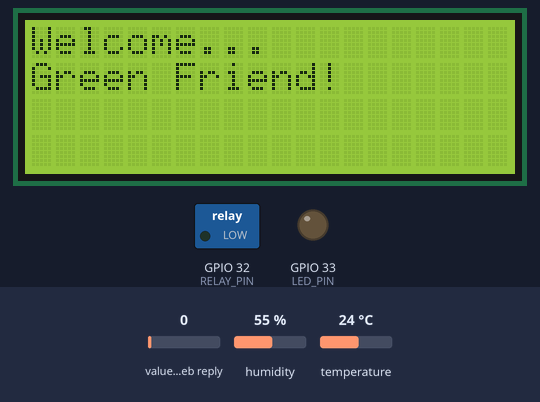
A sketch run on a simulated ESP32. Parts: 20×4 character LCD, switched loads named in the sketch (green lamp = pin HIGH), output pins drawn as LEDs (lit = HIGH). Inputs (shaded band) come from the test bench; at power-on: value in the web reply 0, temperature 24 °C, humidity 55 %. WiFi joins after 1.5 s; servers stay silent unless stated; web services answer with replies made up by the test bench; what the sketch prints to the serial monitor is not drawn.

Above: at 2.8 s.
2.9 s: value in the web reply set to 2
At 5.2 s:
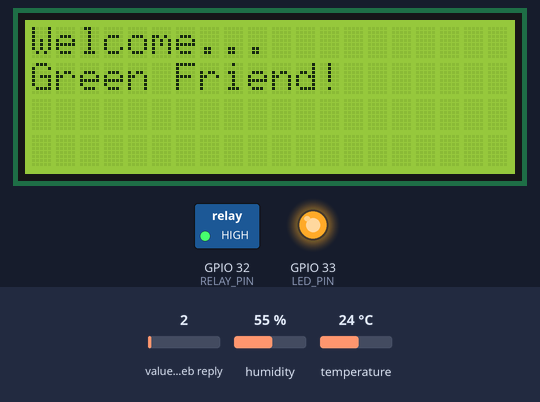
At 15.6 s:
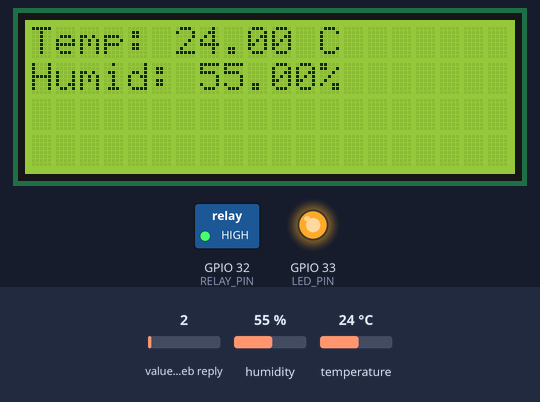
16.5 s: temperature set to 1 °C
At 30.6 s:
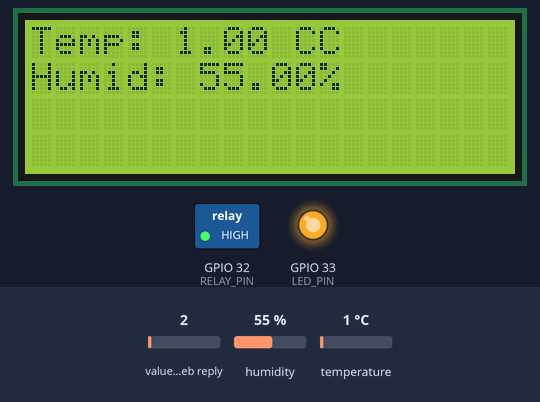
Timing chart, 0 to 32.1 s (numbered marks = the images above; inputs shaded):
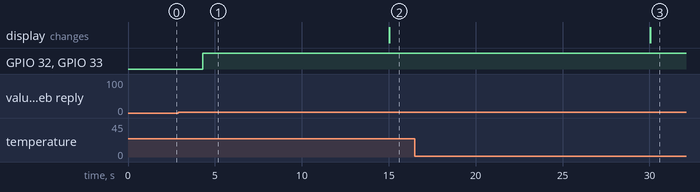

The sketch:

ThingSpeak_Excode.ino
```cpp
#include <WiFi.h>
#include <ThingSpeak.h>
#include <Adafruit_Sensor.h>
#include <DHT.h>
#include <DHT_U.h>
#include <Wire.h>
#include <LiquidCrystal_I2C.h>

// WiFi 설정
const char* ssid = "hwang_wifi";
const char* password = "202110748";

// ThingSpeak 설정
unsigned long channelID = 2726168;
const char* writeAPIKey = "GITGMUVXH6B46SD4";
const char* readAPIKey = "3CTBI0MAX1DWDU2I";

// 핀 설정
#define DHTPIN 26
#define DHTTYPE DHT22
#define SDA_PIN 14
#define SCL_PIN 15
#define RELAY_PIN 32
#define LED_PIN 33

// 객체 초기화
DHT_Unified dht(DHTPIN, DHTTYPE);
LiquidCrystal_I2C lcd(0x27, 20, 4);
WiFiClient client;

// 시간 관리 변수
unsigned long lastDataTime = 0;
unsigned long lastControlTime = 0;

// LCD 초기화 코드
void lcdSetUp() {
  Wire.begin(SDA_PIN, SCL_PIN);
  lcd.init();

  lcd.backlight();
  lcd.setCursor(0,0);
  lcd.print("Welcome...");
  lcd.setCursor(0,1);
  lcd.print("Green Friend!");
}

// DHT22센서에 관한 정보를 print하는 함수
// DHT22 Example 코드의 setup 함수의 센서정보를 print 하는 코드들만 따로 분리 (34-56)
void setupDHT22() {
  Serial.println(F("DHTxx Unified Sensor Example"));
  // Print temperature sensor details.
  sensor_t sensor;
  dht.temperature().getSensor(&sensor);
  Serial.println(F("------------------------------------"));
  Serial.println(F("Temperature Sensor"));
  Serial.print  (F("Sensor Type: ")); Serial.println(sensor.name);
  Serial.print  (F("Driver Ver:  ")); Serial.println(sensor.version);
  Serial.print  (F("Unique ID:   ")); Serial.println(sensor.sensor_id);
  Serial.print  (F("Max Value:   ")); Serial.print(sensor.max_value); Serial.println(F("°C"));
  Serial.print  (F("Min Value:   ")); Serial.print(sensor.min_value); Serial.println(F("°C"));
  Serial.print  (F("Resolution:  ")); Serial.print(sensor.resolution); Serial.println(F("°C"));
  Serial.println(F("------------------------------------"));
  // Print humidity sensor details.
  dht.humidity().getSensor(&sensor);
  Serial.println(F("Humidity Sensor"));
  Serial.print  (F("Sensor Type: ")); Serial.println(sensor.name);
  Serial.print  (F("Driver Ver:  ")); Serial.println(sensor.version);
  Serial.print  (F("Unique ID:   ")); Serial.println(sensor.sensor_id);
  Serial.print  (F("Max Value:   ")); Serial.print(sensor.max_value); Serial.println(F("%"));
  Serial.print  (F("Min Value:   ")); Serial.print(sensor.min_value); Serial.println(F("%"));
  Serial.print  (F("Resolution:  ")); Serial.print(sensor.resolution); Serial.println(F("%"));
  Serial.println(F("------------------------------------"));
  // Set delay between sensor readings based on sensor details.
}

// WiFi 연결 함수
void setupWiFi() {
  Serial.print("Connecting to WiFi");
  WiFi.begin(ssid, password);
  while (WiFi.status() != WL_CONNECTED) {
    delay(500);
    Serial.print(".");
  }
  Serial.println("\nWiFi Connected!");

  // ThingSpeak 초기화
  ThingSpeak.begin(client);
}

// 센서 데이터 읽기 및 전송
void sendSensorData() {
  sensors_event_t event;
  float temperature = 0;
  float humidity = 0;

  // 온도 읽기
  dht.temperature().getEvent(&event);
  if (!isnan(event.temperature)) {
    temperature = event.temperature;
    Serial.print(F("Temperature: "));
    Serial.print(temperature);
    Serial.println(F("°C"));

    lcd.setCursor(0,0);
    lcd.print("Temp: ");
    lcd.print(temperature);
    lcd.print(" C");
  }

  // 습도 읽기
  dht.humidity().getEvent(&event);
  if (!isnan(event.relative_humidity)) {
    humidity = event.relative_humidity;
    Serial.print(F("Humidity: "));
    Serial.print(humidity);
    Serial.println(F("%"));

    lcd.setCursor(0,1);
    lcd.print("Humid: ");
    lcd.print(humidity);
    lcd.print("%");
  }

  // ThingSpeak로 데이터 전송
  ThingSpeak.setField(1, temperature);
  ThingSpeak.setField(2, humidity);

  int response = ThingSpeak.writeFields(channelID, writeAPIKey);
  if (response == 200) {
    Serial.println("Data sent to ThingSpeak");
  } else {
    Serial.println("Error sending data");
  }
}

// LED와 릴레이 상태 확인 및 제어
void checkControl() {
  int controlValue = ThingSpeak.readFloatField(channelID, 3, readAPIKey);

  if(controlValue != -1) {
    digitalWrite(LED_PIN, controlValue);
    digitalWrite(RELAY_PIN, controlValue);
    Serial.print("Control state changed to: ");
    Serial.println(controlValue);
  }
}

void setup() {
  Serial.begin(115200);

  // 핀 모드 설정
  pinMode(LED_PIN, OUTPUT);
  pinMode(RELAY_PIN, OUTPUT);

  // 초기화
  dht.begin();
  lcdSetUp();
  setupDHT22();
  setupWiFi();
}

void loop() {
  unsigned long currentTime = millis();

  // 15초마다 센서 데이터 전송
  if (currentTime - lastDataTime >= 15000) {
    sendSensorData();
    lastDataTime = currentTime;
  }

  // 2초마다 제어 상태 확인
  if (currentTime - lastControlTime >= 2000) {
    checkControl();
    lastControlTime = currentTime;
  }
}
```

Measured:
- the behaviour switches between 0 and 1 on value in the web reply (found by bisection; images 0 and 1)
- after the input at 2.9 s, GPIO 32 (RELAY_PIN), GPIO 33 (LED_PIN): LOW → HIGH after 1.4 s
- after the input at 16.5 s, the display: changes after 13.5 s (image 3)
